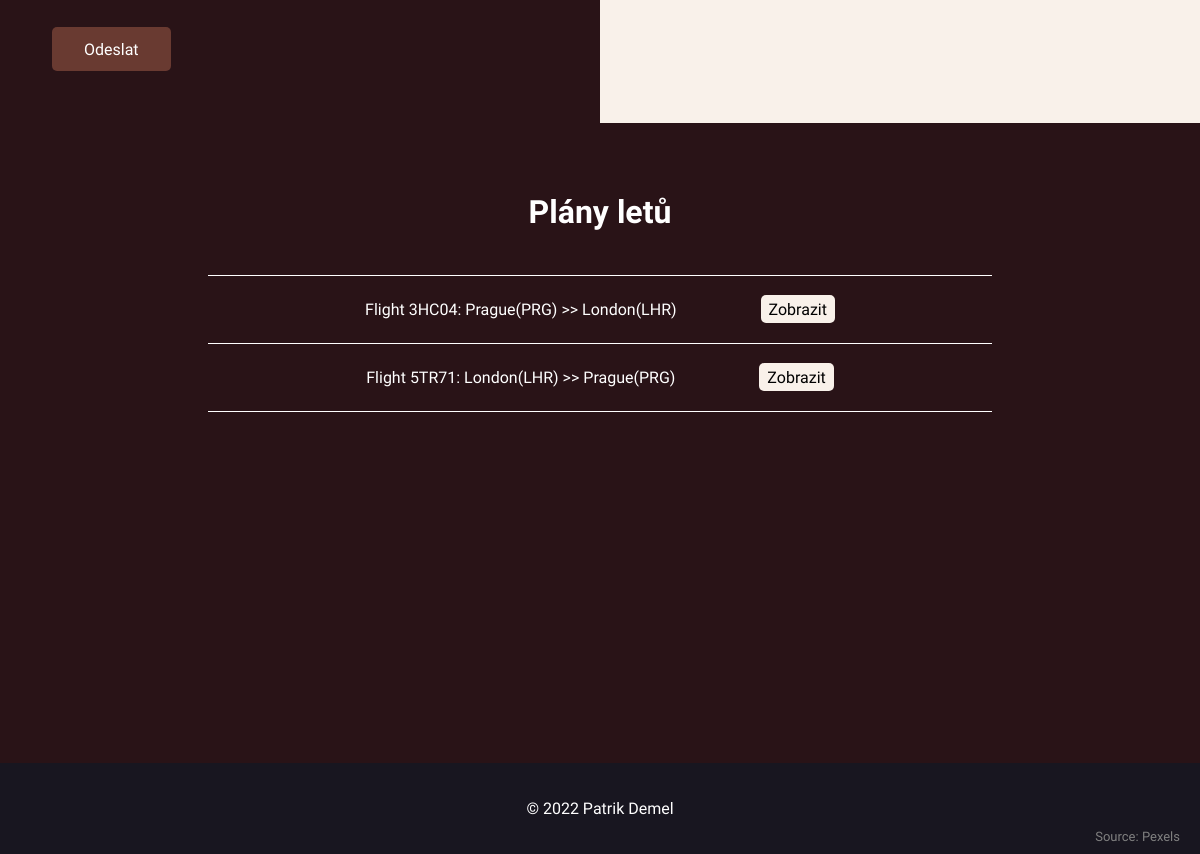
Page /web/ (lower part) on the earlier database version.
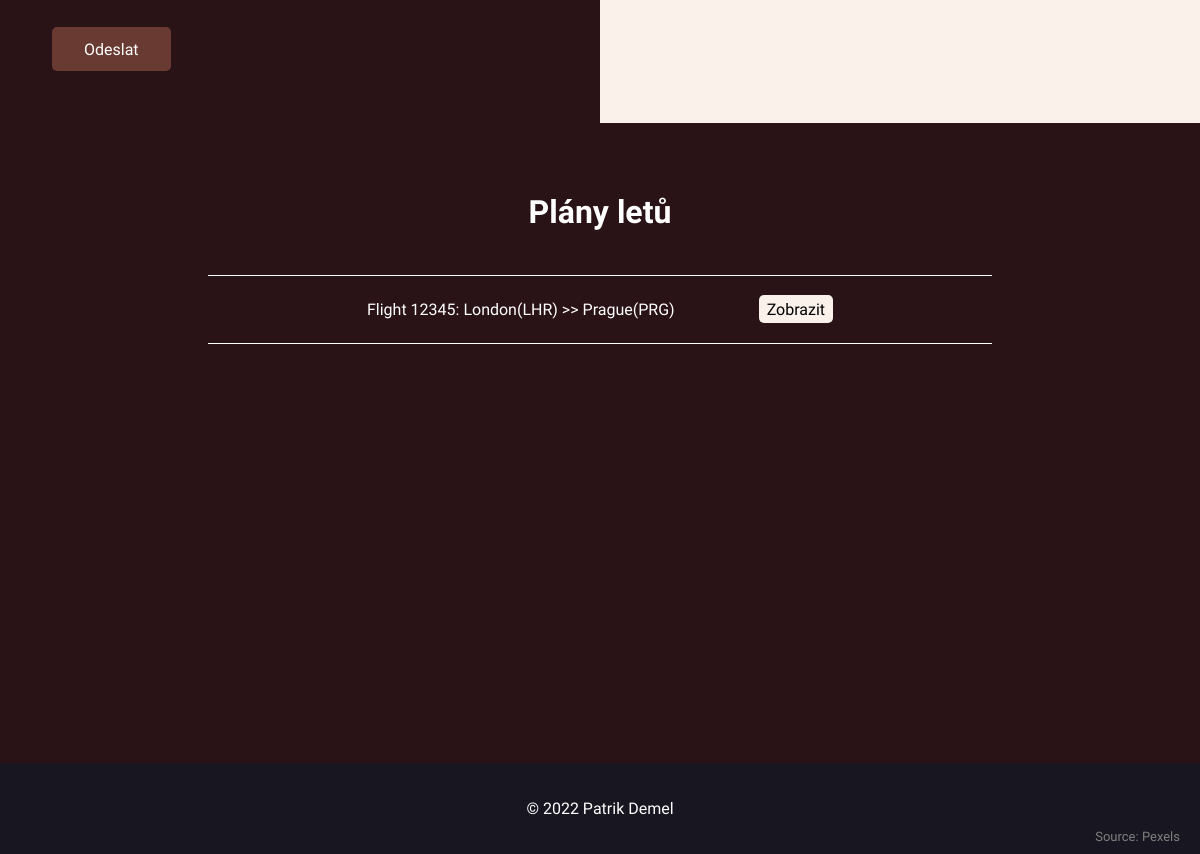
Same page on the later database version.
### web/models.py (models this page shows, shortened)
class Flights(models.Model):
    code = models.CharField(max_length=5, default="00000", primary_key=True)
    departure = models.ForeignKey(
        Airports, on_delete=models.CASCADE, related_name='departure')
    departure_date = models.DateTimeField(
        default=datetime.now, blank=True)
    arrival = models.ForeignKey(
        Airports, on_delete=models.CASCADE, related_name='arrival')
    arrival_date = models.DateTimeField(
        default=datetime.now, blank=True)

class Airports(models.Model):
    city = models.CharField(max_length=50)
    code = models.CharField(max_length=3)
    def __str__(self):
        return f'{self.city}({self.code})'

### web/views.py (the view)
# urls.py: path('', views.index, name='index'),
def index(request):
    return render(request, 'web/index.html', {
        'flights': Flights.objects.all(),
        'airports': Airports.objects.all()
    })

### web/templates/web/index.html (shortened to what this page needs)
{% extends "web/layout.html" %} {% block body %}
<section id="showcase">
  <div class="source">
    Source:
    <a
      href="https://www.pexels.com/photo/three-men-standing-near-waterfalls-2387873/"
      >Pexels</a
    >
  </div>
</section>
<section id="contact">
  <div class="contact-form bg-dark padA-2">
    <a href="index.html" class="btn">Odeslat</a>
  </div>
  <div class="contact-adress bg-light padA-2">
  </div>
</section>
<section id="flights" class="bg-dark padA-2">
  <h2 class="heading-2 text-center">Plány letů</h2>
  <ul id="flights-list">
    {% for flight in flights%}
    <li class="flights-list-flight text-center">
      Flight {{flight.code}}: {{flight.departure}} >> {{flight.arrival}}
      <a href="{%url 'flight' flight.code %}" class="list-button bg-light"
        >Zobrazit</a
      >
    </li>
    {% empty %}
    <li class="flights-list-flight text-center">
      Nejsou žádné lety k dispozici
    </li>
    {% endfor %}
  </ul>
</section>
{% endblock %}

### web/templates/web/layout.html (shortened to what this page needs)
{% load static %}
<!DOCTYPE html>
<html lang="cs">
  <head>
    <link
      rel="stylesheet"
      href="https://cdnjs.cloudflare.com/ajax/libs/font-awesome/6.2.0/css/all.min.css"
 />
    <link rel="stylesheet" href="{% static 'web/styles.css' %}" />
  </head>
  <body id="home">
    {% block body %} {% endblock %}
    <footer class="text-center pad-1">
      <div class="container">
        <p>&copy; 2022 Patrik Demel</p>
      </div>
    </footer>
  </body>
</html>

### web/static/web/styles.css (style rules this page uses)
* { box-sizing: border-box; margin: 0; padding: 0; }
body { background: #eee; font-family: 'Varela Round', sans-serif; }
a { text-decoration: none; }
h2 { margin: 2rem 0; font-family: 'Varela Round', sans-serif; }
p { margin: 0.75rem 0; }
footer { background: #181620; color: white; }
.btn { display: inline-block; color: white; background: #693a31; padding: 0.8rem 2rem; border: none; border-radius: 5px; text-decoration: none; }
.container { max-width: 1100px; margin: auto; padding: 0 2rem; overflow: hidden; }
.text-center { text-align: center; }
.heading-2 { font-size: 2rem; margin-bottom: 0.75rem; line-height: 1.1; }
.pad-1 { padding: 1.5rem 0; }
.padA-2 { padding: 2.5rem; }
.bg-light { background: #f9f1ea; }
.bg-dark { color: white; background: #291317; }
.source { font-size: small; position: absolute; bottom: 0; right: 0; color: gray; margin: 10px 20px; }
.source a { color: gray; text-decoration: none; }
#showcase { background: #311b1d url(../img/showcase.jpg) no-repeat center center/cover; height: 100vh; color: white; }
#contact { display: flex; }
#contact div { flex: 1; }
#contact .contact-adress { border-top: 1px gray solid; }
#contact .btn { margin: 0.75rem; }
#flights { min-height: 40rem; display: flex; flex-direction: column; align-items: center; width: 100%; }
#flights-list { margin-top: 2rem; width: 70%; list-style: none; }
.flights-list-flight:first-of-type { border-top: 1px solid white; }
.flights-list-flight { border-bottom: 1px solid white; padding: 1.5rem 0; }
.list-button { margin-left: 5rem; padding: 0.3rem 0.5rem; border-radius: 5px; color: black; }
footer { display: flex; justify-items: center; }

Differences in the rows shown:
removed Flights: code "3HC04", departure "Prague(PRG)", arrival "London(LHR)"
removed Flights: code "5TR71", departure "London(LHR)", arrival "Prague(PRG)"
added Flights: code "12345", departure "London(LHR)", arrival "Prague(PRG)"
